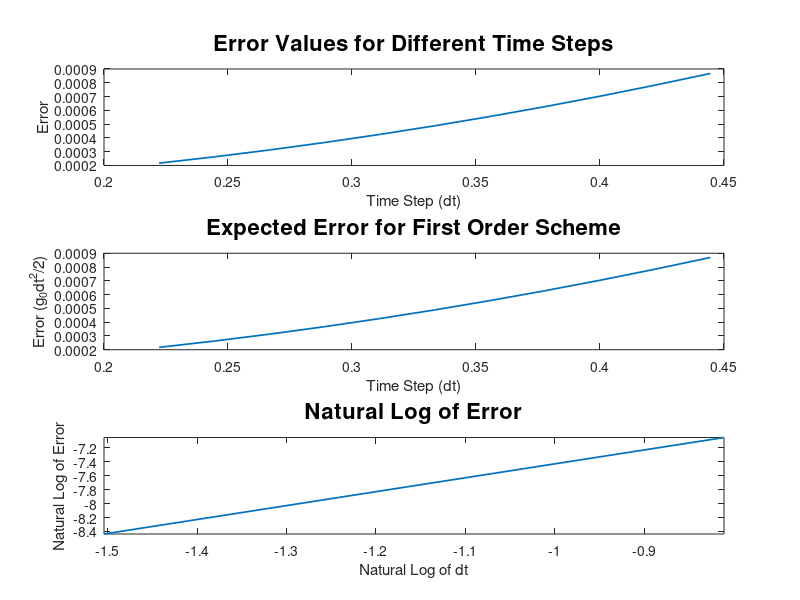

Source code (MATLAB):
% %%%%%% Euler Method and Analytical Solution Ray Tracing %%%%%%
% 
% clear
% close all
% 
% %%%%%%%% Create Velocity and Slowness Models %%%%%%%%
% 
% v0 = 0.5;
% vf = 5;
% dv = .01; 
% nv = floor((vf - v0)/dv);
% 
% s0_2 = 1/v0^2;
% sf_2 = 1/vf^2;
% 
% gradSlo2 = (sf_2 - s0_2) / nv;
% 
% % slo2 = [1:nv];
% % 
% % for is=1:nv
% %     slo2(is) = s0_2 + is*gradSlo2; 
% % end
% % 
% % slo = sqrt(slo2); 
% 
% nx = nv; 
% nz = nv;
% vals = [1:nv];
% 
% %%%%%%%% Structs for Evaluating the Difference Between Solutions %%%%%%%%
% allPosVec = struct('x_Pos',vals,'z_Pos',vals);
% allPltVec = struct('x_Plt',vals,'z_Plt',vals);
%             
% %%%%%%%% Euler's Method Implementation %%%%%%%%%
% 
% t0 = 0; 
% tf = 200;
% nt = nv; 
% dt = (tf-t0)/nt;
% 
% xPos0 = 0; 
% zPos0 = 0; 
% 
% xPos = vals;
% zPos = vals;
% xDir = vals;
% zDir = vals;
% tVec = vals;
% 
% xPos(1) = xPos0;
% zPos(1) = zPos0;
% 
% a0 = 0;
% af = 90;
% da = 4; 
% na = floor((af - a0)/da);
% 
% gVx = 0;
% gVz = gradSlo2; 
% 
% 
% hold on 
% for a=1:na+1
%     alpha = a0 + (a-1)*da;
%     xDir0 = sind(alpha); 
%     zDir0 = cosd(alpha); 
%     xDir(1) = xDir0; 
%     zDir(1) = zDir0; 
% 
%     for ix=1:nx-1
%         xPos(ix+1) = xPos(ix) + xDir(ix)*dt;
%         xDir(ix+1) = xDir(ix) + gVx*dt; 
% 
%         zPos(ix+1) = zPos(ix) + zDir(ix)*dt;
%         zDir(ix+1) = zDir(ix) + gVz*dt; 
% 
%         if zPos(ix+1) < 0
%             zPos(ix+1) = 0; 
%         end
% 
%     end
%     allPosVec(a).x_Pos = xPos; 
%     allPosVec(a).z_Pos = zPos; 
% 
%     plot(xPos,zPos)
% 
% end
% title('Euler''s Method Ray Tracing','fontsize',16)
% ylabel('Depth of Ray')
% xlabel('Horizontal Distance Traveled')
% %axis([0,120,0,50])
% axis ij
% hold off
% 
% %%%%%%%%%%% Analytical Solution %%%%%%%%%%%%%%
%  figure 
% 
% for it=1:nt               % fill tVec with times
%     tVec(it) = t0 + (it-1) * dt;
% end
% 
% xPlt = [1:nx];
% zPlt = [1:nz];
% 
% hold on 
% for a=1:na+1
%     alpha = a0 + (a-1)*da;
%     xDir0 = sind(alpha); 
%     zDir0 = cosd(alpha); 
% 
%     for it=1:nt
%         t = tVec(it);
%         xPos = xPos0 + xDir0*t + gVx * t*t * 0.5;
%         zPos = zPos0 + zDir0*t + gVz * t*t * 0.5;
% 
%         if zPos < 0
%             zPos = 0;
%         end
% 
%         xPlt(it) = xPos; 
%         zPlt(it) = zPos; 
%     end
% 
%     allPltVec(a).x_Plt = xPlt; 
%     allPltVec(a).z_Plt = zPlt; 
% 
%     plot(xPlt,zPlt)
% end
% 
%     title('Analytical Solution','fontsize',16)
%     ylabel('Depth of Ray')
%     xlabel('Horizontal Distance Traveled')
%     %axis([0,120,0,50])
%     axis ij
%     %colorbar(1/slo)
%     hold off
% 
% diffX = struct('difference',[1:nv]); 
% diffZ = struct('difference',[1:nv]); 
% magDiff = struct('magDif',[1:nv]);
% for ia=1:na
%     diffX(ia).difference = allPosVec(ia).x_Pos - allPltVec(ia).x_Plt; 
%     diffZ(ia).difference = allPosVec(ia).z_Pos - allPltVec(ia).z_Plt; 
%     magDiff(ia).magDif = sqrt((diffX(ia).difference).^2 + (diffZ(ia).difference).^2);
%     end
% figure 
% plot(magDiff(1).magDif)
% title('Magnitude of the Difference Between Rays')



%%%%%% First Order Error Analysis %%%%%%
clear
close all
%%%%%%%% Create Velocity and Slowness Models %%%%%%%%
v0 = 0.5;
vf = 5;
dv = .01; 
nv = floor((vf - v0)/dv);

s0_2 = 1/v0^2;
sf_2 = 1/vf^2;

gradSlo2 = (sf_2 - s0_2) / nv;

nx = nv; 
nz = nv;
vals = [1:nv];
            
%%%%%%%% Euler's Method Implementation %%%%%%%%%

t0 = 0; 
tf = 100:10:200;
nt = nv; 
slope = 1:numel(tf);
d_t = 1:numel(tf);
error = 1:numel(tf); 
xPos0 = 0; 
zPos0 = 0; 

xPos = vals;
zPos = vals;
xDir = vals;
zDir = vals;
tVec = vals;

xPos(1) = xPos0;
zPos(1) = zPos0;

alpha=30; 

gVx = 0;
gVz = gradSlo2; 
xDir0 = sind(alpha); 
zDir0 = cosd(alpha); 
xDir(1) = xDir0; 
zDir(1) = zDir0; 

%%%%%%% Analytical Solution Parameters

xPlt = [1:nx];
zPlt = [1:nz];

for itf=1:numel(tf)
    dt = (tf(itf) - t0)/nt;
    d_t(itf) = dt; 
    for ix=1:nx-1
        xPos(ix+1) = xPos(ix) + xDir(ix)*dt;
        xDir(ix+1) = xDir(ix) + gVx*dt; 

        zPos(ix+1) = zPos(ix) + zDir(ix)*dt;
        zDir(ix+1) = zDir(ix) + gVz*dt; 

        if zPos(ix+1) < 0
            zPos(ix+1) = 0; 
        end
    end
    %%%%%%%%%%% Analytical Solution %%%%%%%%%%%%%%
    for it=1:nt               % fill tVec with times
        tVec(it) = t0 + (it-1) * dt;
    end
    for it=1:nt
        t = tVec(it);
        xPos_ = xPos0 + xDir0*t + gVx * t*t * 0.5;
        zPos_ = zPos0 + zDir0*t + gVz * t*t * 0.5;

        if zPos_ < 0
            zPos_ = 0;
        end

        xPlt(it) = xPos_; 
        zPlt(it) = zPos_; 
    end
    diffX = xPos(4)-xPlt(4); 
    diffZ = zPos-zPlt; 
    magDiff = sqrt(diffX.^2 + diffZ.^2);
    maxmD = max(magDiff);
    slope(itf) = maxmD/find(magDiff==maxmD);
    
    %%%%% for comparison %%%%%
    error(itf) = -gradSlo2 * dt*dt * 0.5; 
    
end
a=log(d_t); 
b=log(slope); 
subplot(3,1,1)
plot(d_t,slope,'LineWidth',1.25)
title('Error Values for Different Time Steps','fontsize',16)
xlabel('Time Step (dt)')
ylabel('Error')
subplot(3,1,2)
plot(d_t,error,'LineWidth',1.25)
title('Expected Error for First Order Scheme','fontsize',16)
xlabel('Time Step (dt)')
h1=ylabel('Error (g_{0}dt^{2}/2)');
subplot(3,1,3)
plot(a,b,'LineWidth',1.25)
title('Natural Log of Error','fontsize',16)
xlabel('Natural Log of dt')
ylabel('Natural Log of Error')
axis([a(1),a(end),b(1),b(end)])
hold off
set([h1], 'interpreter', 'tex')